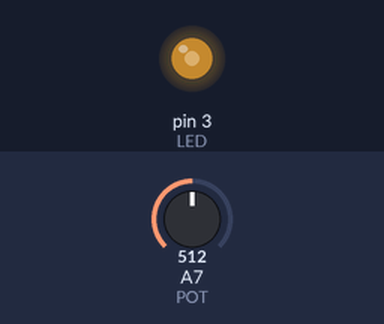
Bench run of a sketch on a simulated Arduino Nano, built with avr-gcc and run on an emulated ATmega328P. On the bench: output pins drawn as LEDs (lit = HIGH). The test bench sets the inputs (shaded band); at power-on: A7 (POT) = 512.

Above: at 1.2 s.
1.3 s: A7 (POT) set to 716
At 1.9 s:
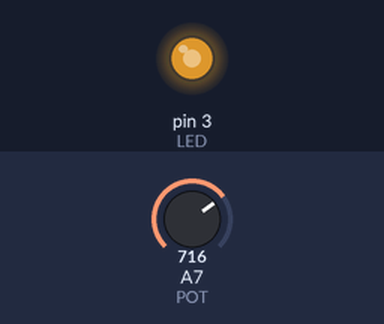
2.8 s: A7 (POT) set to 900
At 3.1 s:
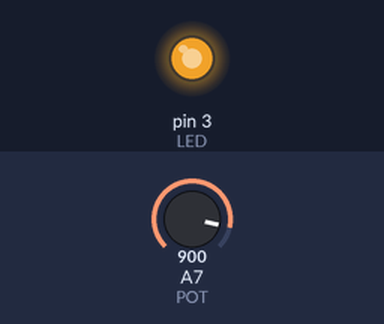
4.3 s: A7 (POT) set to 122
At 5.4 s:
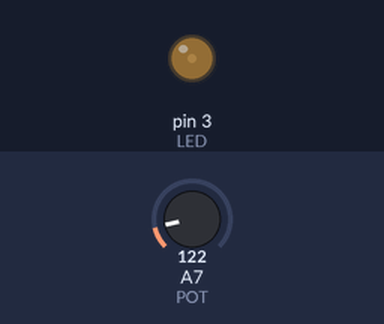
5.8 s: A7 (POT) set to 0
At 6.6 s:
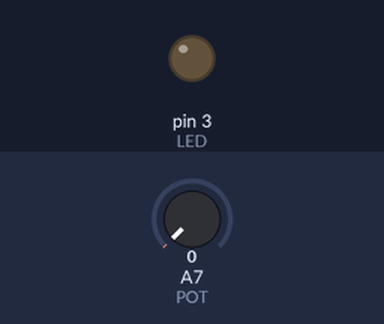
7.3 s: A7 (POT) set to 511
At 7.7 s:
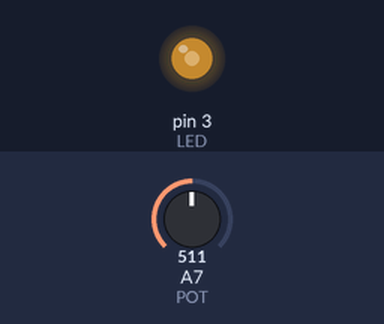
Timing chart, 0 to 9.8 s (numbered marks = the images above; inputs shaded):
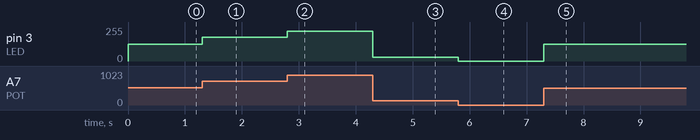

The sketch:

POTENCIOMETRO_LED.ino
```cpp
/*
 Fundación Kinal
 Centro Educativo Técnico Laboral Kinal
 Electrónica
 Grado: Quinto
 Sección: A
 Curso: Taller de Electrónica Digital y Reparación de Computadoras I
 Nombre: Luis Alexander Racanac Canahui
 Carné: 2022083
*/

#define LED 3
#define POT A7
int ValPOT;
int LUZ;

void setup() {
  Serial.begin(9600);
  pinMode(LED, OUTPUT);
  pinMode(POT, INPUT);

}

void loop() {
  ValPOT = analogRead(POT);
  LUZ = map(ValPOT,0,1023,0,255);
  analogWrite(LED, LUZ);

}
```

Measured:
- after the input at 1.3 s, pin 3 (LED): 127/255 → 178/255 at once
- after the input at 2.8 s, pin 3 (LED): 178/255 → 224/255 at once
- after the input at 4.3 s, pin 3 (LED): 224/255 → 30/255 at once
- after the input at 5.8 s, pin 3 (LED): 30/255 → 0/255 at once
- after the input at 7.3 s, pin 3 (LED): 0/255 → 127/255 at once
